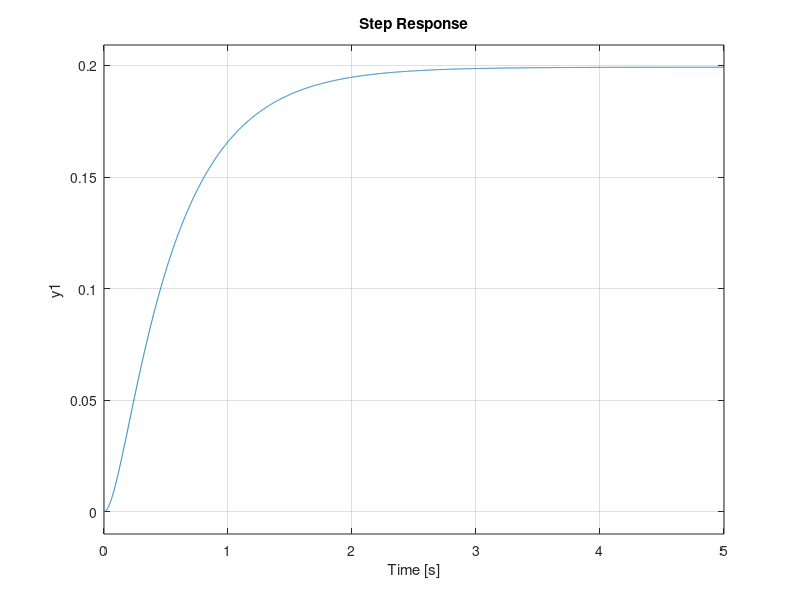

MATLAB code to generate this figure: (Note: this script raises an error after producing the figure.)
%% Anolog controller Design
%---------------------------------------------------------------------------
%1) Plant
%---------------------------------------------------------------------------
%Constants
C=[0.02]; %numerator
k1=0.01*0.5;
k2=0.01+0.1*0.5;
k3=0.1+0.02*0.02;
den=[k1 k2 k3]; %denominator
T=0:0.001:5; %Sampling time
Ps=tf(C,den); % Function to create Plant
figure
step(Ps,T); %Plot Plant function
S=stepinfo(Ps);
[Y0]=step(Ps,T);
erroPlant=1-Y0(5001);
%---------------------------------------------------------------------------
%2
%---------------------------------------------------------------------------
Ku=90;
%Ku=20; %Ku value whre the plot starts to oscillation
%Ku=160;
%---------------------------------------------------------------------------
%3
%---------------------------------------------------------------------------
kp=Ku*0.5; %kp value for Proportional
ki=0;%ki=0 for proportional 
kd=0;%kd=0 for proportional
P=pid(kp,ki,kd); %we can use default PID function to create PID controller
F=[1]; % feeding 1 to the system 
sys=feedback(Ps*P,F); % Taking the feedback of the system
figure
step(Ps,T);
hold on
step(sys,T); % sampling feedback system with 0.001 seconds and ploting
xlim([0 5]);
S1=stepinfo(sys);
hold on
Tu=0.333; % From the above plot, we find the period of the oscillation
kp1=Ku*0.45; %placing kp,Ti,ki,kd values for PI
Ti=Tu/1.2;
ki1=kp/Ti;
kd1=0;
PI=pid(kp1,ki1,kd1);
sys1=feedback(Ps*PI,F);
step(sys1,T);
xlim([0 5]);
S2=stepinfo(sys1);

kp3=0.6*Ku; %placing kp,Ti,ki,kd values for PID
ki3=1.2*Ku/Tu;
kd3=0.6*Ku*Tu/8;
PID=pid(kp3,ki3,kd3);
sys3=feedback(Ps*PID,F);

step(sys3,T);
xlim([0 5]);
S3=stepinfo(sys3);
legend('Plant', 'P','PI','PID');
%Steady state error
[Y]=step(sys,T);
errorP=1-Y(5001);
[Y1]=step(sys1,T);
errorPI=abs(1-Y1(5001));
[Y2]=step(sys,T);
errorPID=1-Y2(5001);
%---------------------------------------------------------------------------
%4)
%---------------------------------------------------------------------------
T=0:0.001:5; %sampling time 
Tu=0.636-0.157; %period of the oscillation 
Ku=90; 
kp3N=0.9*Ku;
ki3N=1.2*Ku/Tu;
kd3N=1.8*Ku*Tu/8;
PIDN=pid(kp3N,ki3N,kd3N);
sys3N=feedback(Ps*PIDN,F);
[YN]=step(sys3N,T);
xlim([0 5]);
S355=stepinfo(sys3N);
errorPIDNew=1-YN(5001);
%---------------------------------------------------------------------------
%5)
%---------------------------------------------------------------------------
%Disturbing P,PI,PID by the unit step PS function
distP=feedback(Ps,P);
distPI=feedback(Ps,PI);
distPID=feedback(Ps,PID);
figure 
hold on
step(distP);
step(distPI);
step(distPID);
legend('P','PI','PID');